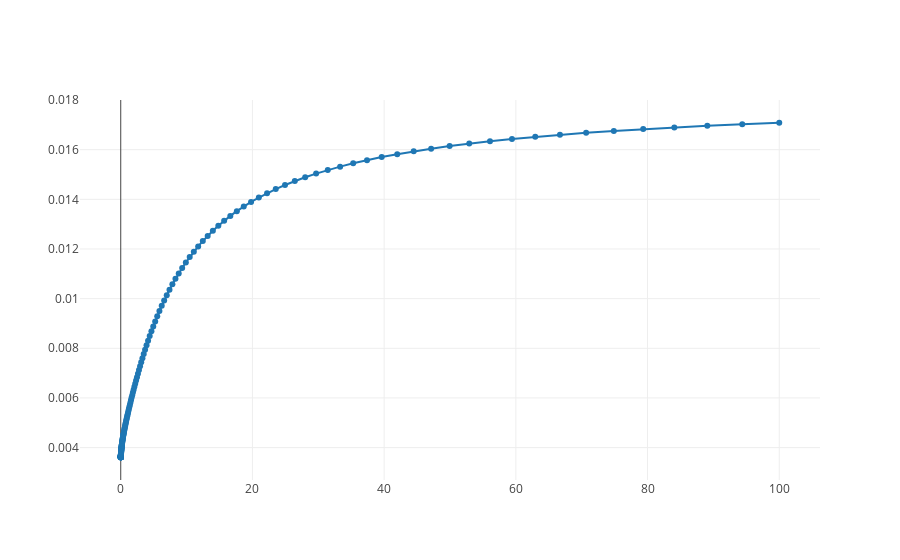

The code cell stored with this chart in its notebook:
### Code cell
data = []
p = go.Scatter(x= alphas, y=mean_errors, mode='lines+markers', name='Mean Error', hoverinfo='name', line=dict(shape='linear'))
data.append(p)        
layout = dict(
    legend=dict(
        
        traceorder='reversed',
        font=dict(size=16)
    )
)
fig = dict(data=data, layout=layout)
plot.iplot(fig, filename='MPG - MEAN ERROR')

### Figure 1 — Plotly figure (JSON) as saved in the notebook; plotly's stock layout.template omitted (floating-point values rounded to 4 significant figures; data arrays with more than 128 entries replaced by an {"elided": "..."} marker saying what was removed)
{"data": [{"hoverinfo": "name", "line": {"shape": "linear"}, "mode": "lines+markers", "name": "Mean Error", "type": "scatter", "x": {"elided": "200 float values"}, "y": {"elided": "200 float values"}}], "layout": {"legend": {"font": {"size": 16}, "traceorder": "reversed"}}}
